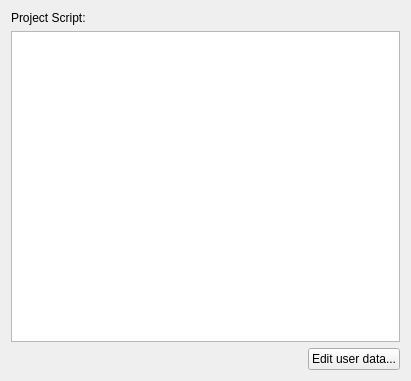
<?xml version="1.0" encoding="UTF-8"?>
<ui version="4.0">
 <class>ProjectSettingsWidget</class>
 <widget class="QWidget" name="ProjectSettingsWidget">
  <property name="geometry">
   <rect>
    <x>0</x>
    <y>0</y>
    <width>411</width>
    <height>381</height>
   </rect>
  </property>
  <property name="windowTitle">
   <string>ProjectSettingsWidget</string>
  </property>
  <layout class="QVBoxLayout" name="verticalLayout">
   <item>
    <widget class="QLabel" name="label">
     <property name="text">
      <string>Project Script:</string>
     </property>
    </widget>
   </item>
   <item>
    <widget class="QTextEdit" name="textEdit">
     <property name="font">
      <font>
       <family>Courier New</family>
       <pointsize>10</pointsize>
      </font>
     </property>
     <property name="lineWrapMode">
      <enum>QTextEdit::NoWrap</enum>
     </property>
    </widget>
   </item>
   <item>
    <layout class="QHBoxLayout" name="horizontalLayout_2">
     <property name="rightMargin">
      <number>0</number>
     </property>
     <property name="bottomMargin">
      <number>0</number>
     </property>
     <item>
      <spacer name="horizontalSpacer">
       <property name="orientation">
        <enum>Qt::Horizontal</enum>
       </property>
       <property name="sizeHint" stdset="0">
        <size>
         <width>40</width>
         <height>20</height>
        </size>
       </property>
      </spacer>
     </item>
     <item>
      <widget class="QPushButton" name="edit_definitions_pushButton">
       <property name="text">
        <string>Edit user data...</string>
       </property>
       <property name="icon">
        <iconset resource="MainWindow.qrc">
         <normaloff>:/MainWindow/Resources/configuration.ico</normaloff>:/MainWindow/Resources/configuration.ico</iconset>
       </property>
      </widget>
     </item>
    </layout>
   </item>
  </layout>
 </widget>
 <layoutdefault spacing="6" margin="11"/>
 <resources>
  <include location="MainWindow.qrc"/>
 </resources>
 <connections/>
</ui>
